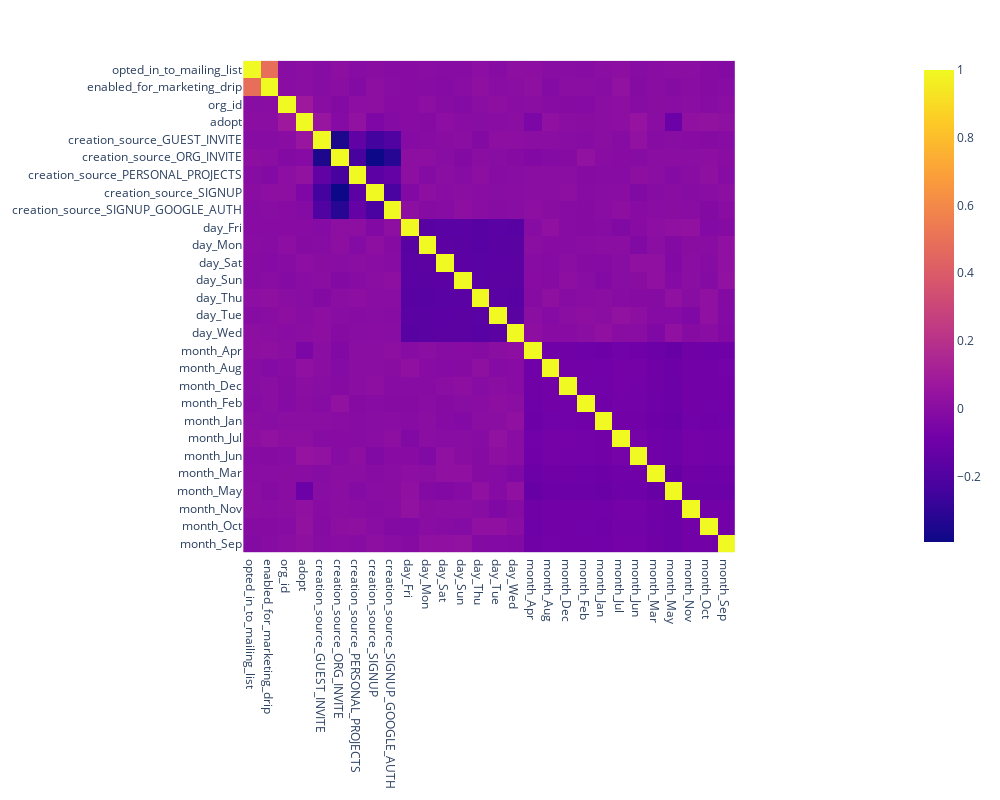

The code cell stored with this chart in its notebook:
### Markdown cell above
There is no strong correlation between adopt data with the rest of the features. But it seems that May have more correlation than others month. Let's remember in the previews graph show in May adopt decrease and non-adopt increase during this time.

### Code cell
fig = px.imshow(df.corr(), width=1000, height=800)
fig.show()

### Figure 1 — Plotly figure (JSON) as saved in the notebook; plotly's stock layout.template omitted (floating-point values rounded to 4 significant figures; data arrays with more than 128 entries replaced by an {"elided": "..."} marker saying what was removed)
{"data": [{"coloraxis": "coloraxis", "hovertemplate": "x: %{x}<br>y: %{y}<br>color: %{z}<extra></extra>", "type": "heatmap", "x": ["opted_in_to_mailing_list", "enabled_for_marketing_drip", "org_id", "adopt", "creation_source_GUEST_INVITE", "creation_source_ORG_INVITE", "creation_source_PERSONAL_PROJECTS", "creation_source_SIGNUP", "creation_source_SIGNUP_GOOGLE_AUTH", "day_Fri", "day_Mon", "day_Sat", "day_Sun", "day_Thu", "day_Tue", "day_Wed", "month_Apr", "month_Aug", "month_Dec", "month_Feb", "month_Jan", "month_Jul", "month_Jun", "month_Mar", "month_May", "month_Nov", "month_Oct", "month_Sep"], "y": ["opted_in_to_mailing_list", "enabled_for_marketing_drip", "org_id", "adopt", "creation_source_GUEST_INVITE", "creation_source_ORG_INVITE", "creation_source_PERSONAL_PROJECTS", "creation_source_SIGNUP", "creation_source_SIGNUP_GOOGLE_AUTH", "day_Fri", "day_Mon", "day_Sat", "day_Sun", "day_Thu", "day_Tue", "day_Wed", "month_Apr", "month_Aug", "month_Dec", "month_Feb", "month_Jan", "month_Jul", "month_Jun", "month_Mar", "month_May", "month_Nov", "month_Oct", "month_Sep"], "z": {"elided": "28x28 float values"}}], "layout": {"coloraxis": {"colorscale": [[0, "#0d0887"], [0.1111, "#46039f"], [0.2222, "#7201a8"], [0.3333, "#9c179e"], [0.4444, "#bd3786"], [0.5556, "#d8576b"], [0.6667, "#ed7953"], [0.7778, "#fb9f3a"], [0.8889, "#fdca26"], [1, "#f0f921"]]}, "height": 800, "margin": {"t": 60}, "width": 1000, "xaxis": {"constrain": "domain", "scaleanchor": "y"}, "yaxis": {"autorange": "reversed", "constrain": "domain"}}}
